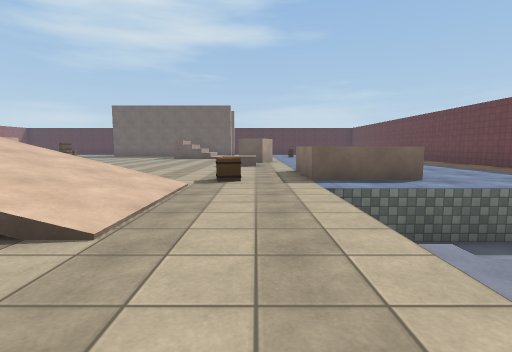
[1] (above)

21 first-person views from a walk through a 3-D level made in the Unity game engine. The camera is 1.2 m above the floor, tilts 6° down and sees 85° across. The floor is counted in squares, 2 m on a side. Each view is taken from the middle of a square. On the plan, view 1 faces up. The plan holds only what a view shows up to about 9 squares ahead; the rest is blank. The player character is not drawn. Surface patterns are stand-ins for the level's own textures.

[2]
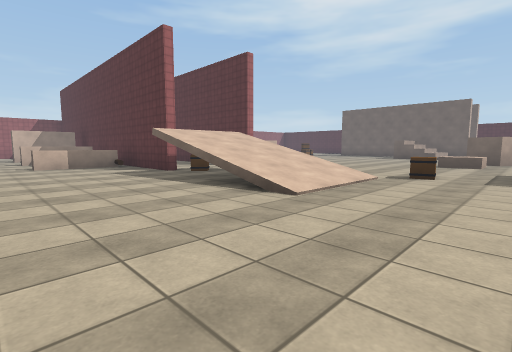

[3]
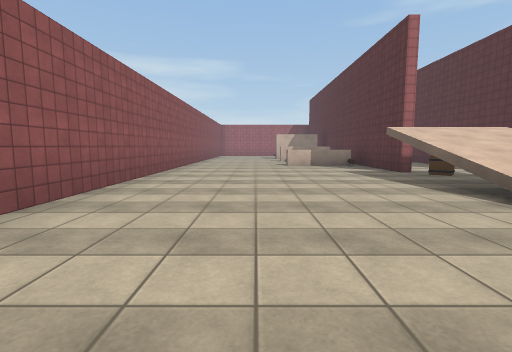

[4]
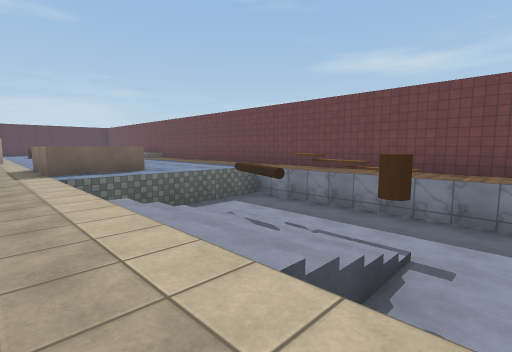

[5]
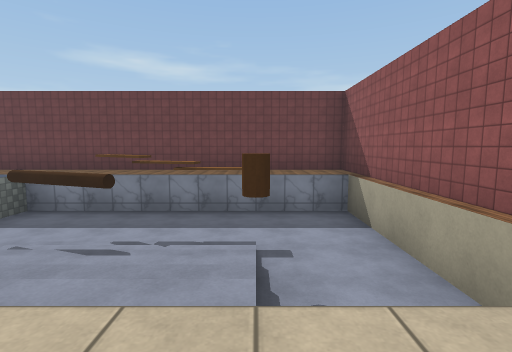

[6]
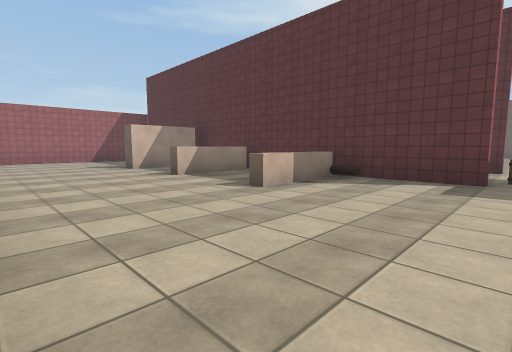

[7]
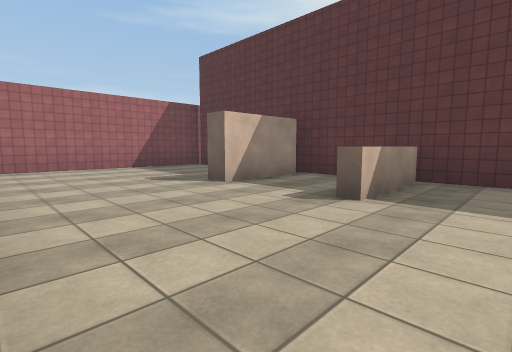

[8]
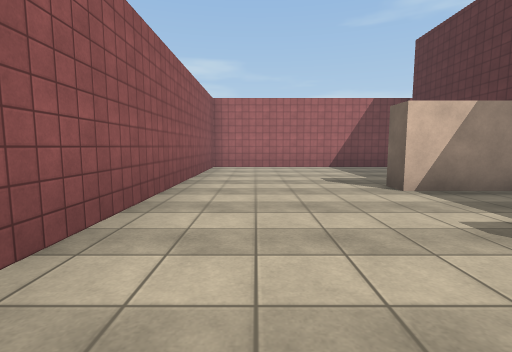

[9]
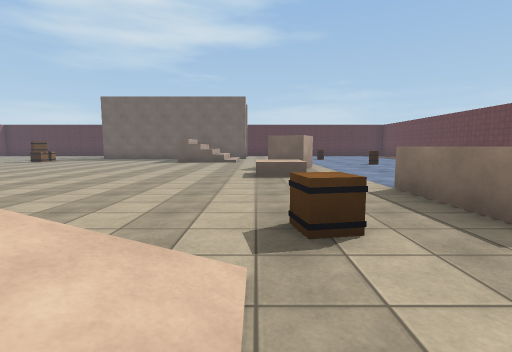

[10]
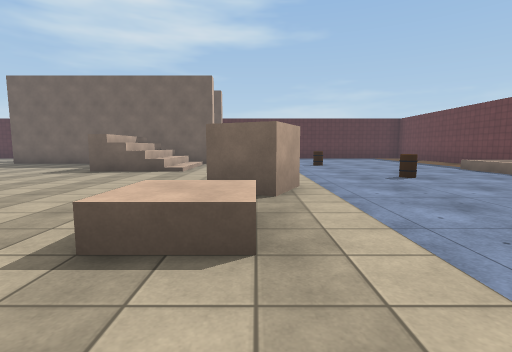

[11]
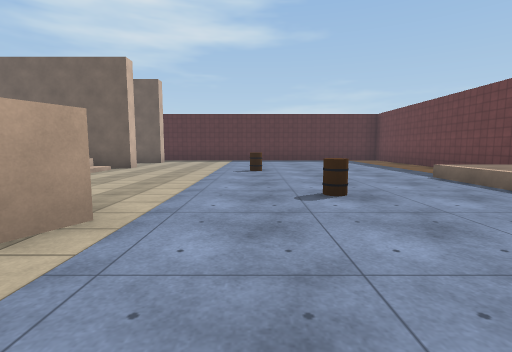

[12]
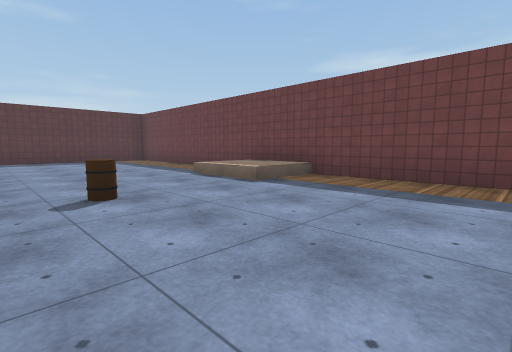

[13]
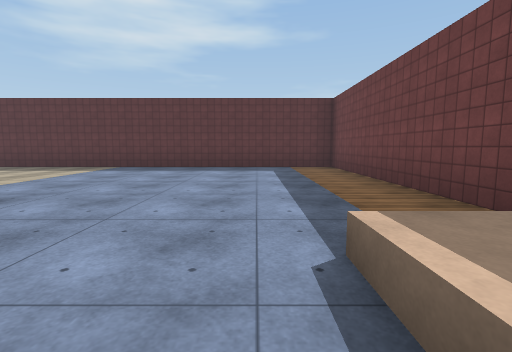

[14]
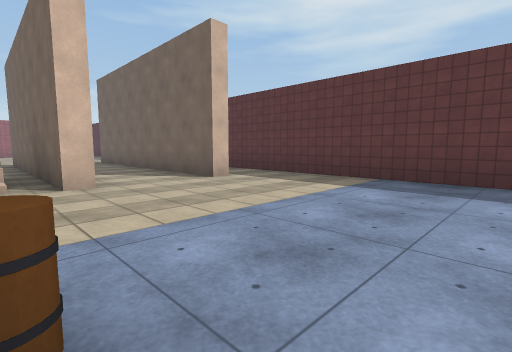

[15]
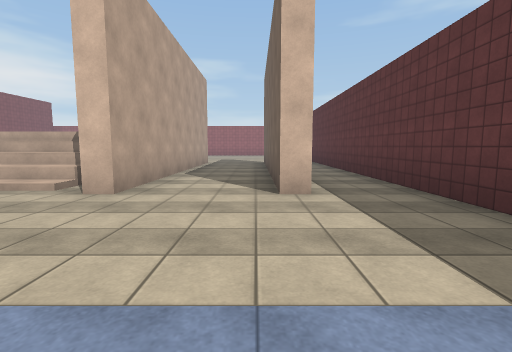

[16]
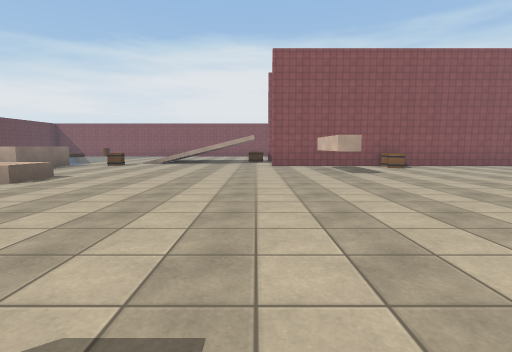

[17]
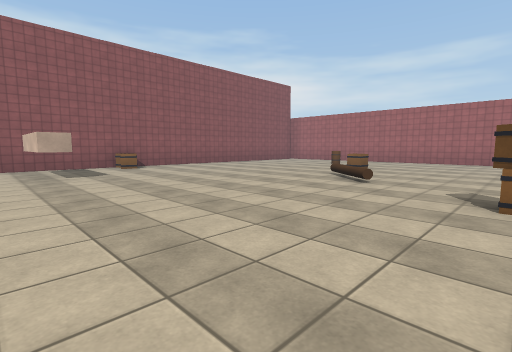

[18]
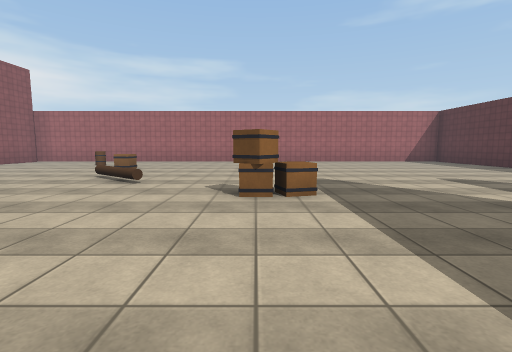

[19]
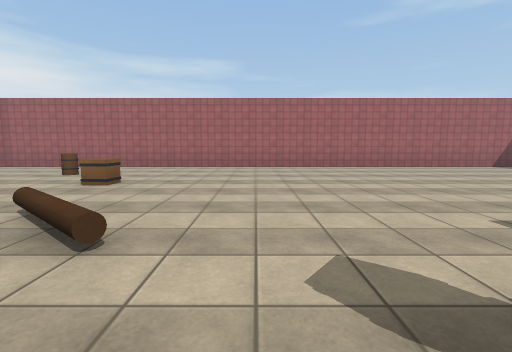

[20]
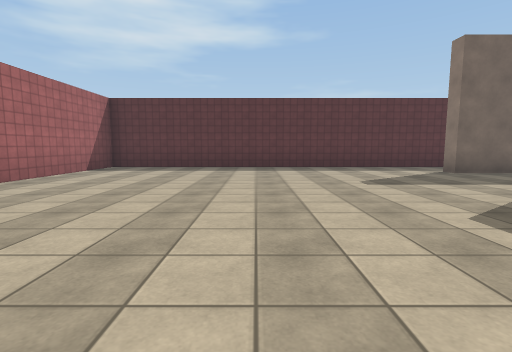

[21]
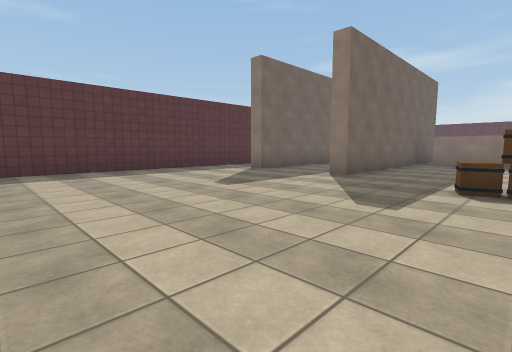

### Floor plan
Key: @ floor where view 1 was taken; # wall or solid block; . main floor; : floor 0.5 m higher than the main floor; - floor 1.25 m lower than the main floor; _ floor 1.5 m lower than the main floor; / step, stairs or slope; = window, fence, low wall or low ledge; ^ raised ledge; O other object.
Columns run from 18 left of view 1 to 8 right of it. Each row starts with its distance up from view 1.
 22 ###########################
 21 #.........................#
 20 #..........  .............#
 19 #.........#######.........#
 18 #.........................#
 17 #.........#######.........#
 16 #.............#//...O.....#
 15 #.............=//.........#
 14 #.......O.....=//.......::#
 13 #.......................::#
 12 #....................O....#
 11 #.................O.......#
 10 #...O.....................#
  9 #..O.............OO.......#
  8 #....................  ...#
  7 #..........#.......^  ....#
  6 #..   ...O.#.......^  ....#
  5 ##   ## #####....O.^^^....#
  4           ...////////.....#
  3             #O////./_____.#
  2 ##   #####O## ////.//____.#
  1 #....#....^........//-___.#
  0 #....#............@///___.#
 -1 #..................//O___.#
 -2 #................../_____.#
 -3 #.................  #####.#
 -4 #################       ###

Where each view was taken, in squares from view 1:
view 1: 0 up, 0 right, facing up
view 2: 1 down, 1 right, facing up-left
view 3: 1 down, 1 right, facing left
view 4: 2 down, 0 right, facing up-right
view 5: 1 down, 0 right, facing right
view 6: 3 down, 5 left, facing up-left
view 7: 3 down, 9 left, facing up-left
view 8: 2 down, 9 left, facing left
view 9: 3 up, 1 left, facing up
view 10: 7 up, 0 right, facing up
view 11: 9 up, 2 right, facing up
view 12: 9 up, 2 right, facing up-right
view 13: 13 up, 5 right, facing up
view 14: 16 up, 3 right, facing up-left
view 15: 19 up, 2 right, facing left
view 16: 14 up, 5 left, facing down
view 17: 14 up, 6 left, facing down-left
view 18: 14 up, 6 left, facing left
view 19: 13 up, 9 left, facing left
view 20: 13 up, 13 left, facing up
view 21: 14 up, 14 left, facing up-right
